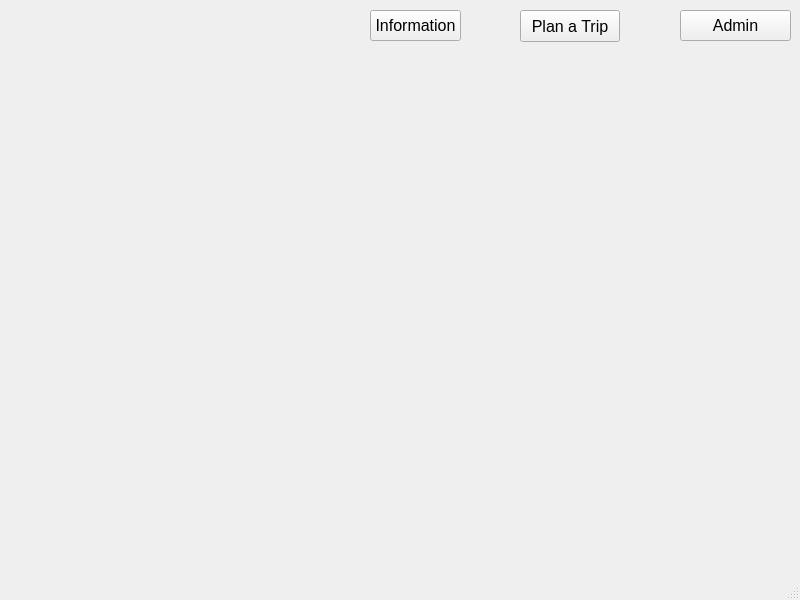
<?xml version="1.0" encoding="UTF-8"?>
<ui version="4.0">
 <class>MainWindow</class>
 <widget class="QMainWindow" name="MainWindow">
  <property name="geometry">
   <rect>
    <x>0</x>
    <y>0</y>
    <width>800</width>
    <height>600</height>
   </rect>
  </property>
  <property name="font">
   <font>
    <pointsize>12</pointsize>
   </font>
  </property>
  <property name="windowTitle">
   <string>MainWindow</string>
  </property>
  <widget class="QWidget" name="centralwidget">
   <widget class="QPushButton" name="adminLogin">
    <property name="geometry">
     <rect>
      <x>680</x>
      <y>10</y>
      <width>111</width>
      <height>31</height>
     </rect>
    </property>
    <property name="text">
     <string>Admin</string>
    </property>
   </widget>
   <widget class="QPushButton" name="pushButton">
    <property name="geometry">
     <rect>
      <x>520</x>
      <y>10</y>
      <width>100</width>
      <height>32</height>
     </rect>
    </property>
    <property name="text">
     <string>Plan a Trip</string>
    </property>
   </widget>
   <widget class="QPushButton" name="infoButton">
    <property name="geometry">
     <rect>
      <x>370</x>
      <y>10</y>
      <width>91</width>
      <height>31</height>
     </rect>
    </property>
    <property name="text">
     <string>Information</string>
    </property>
   </widget>
  </widget>
  <widget class="QMenuBar" name="menubar">
   <property name="geometry">
    <rect>
     <x>0</x>
     <y>0</y>
     <width>800</width>
     <height>26</height>
    </rect>
   </property>
  </widget>
  <widget class="QStatusBar" name="statusbar"/>
 </widget>
 <resources/>
 <connections/>
</ui>
